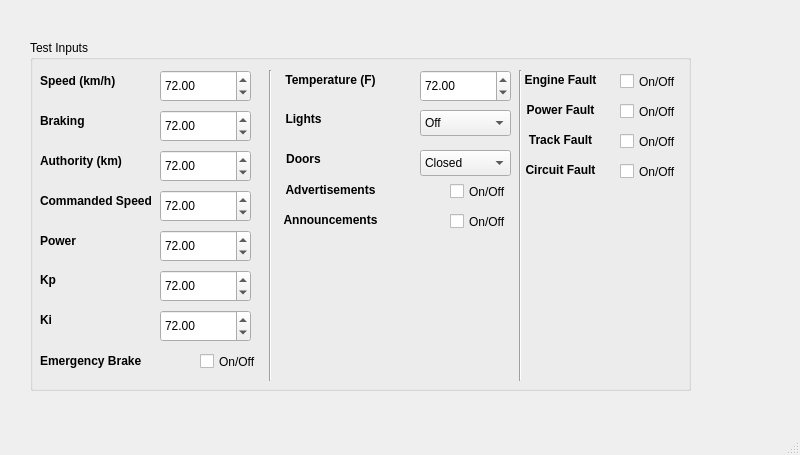
<?xml version="1.0" encoding="UTF-8"?>
<ui version="4.0">
 <class>Test_SecondWindow</class>
 <widget class="QMainWindow" name="Test_SecondWindow">
  <property name="geometry">
   <rect>
    <x>0</x>
    <y>0</y>
    <width>800</width>
    <height>455</height>
   </rect>
  </property>
  <property name="windowTitle">
   <string>MainWindow</string>
  </property>
  <widget class="QWidget" name="centralwidget">
   <widget class="QGroupBox" name="Manual_Frame_4">
    <property name="geometry">
     <rect>
      <x>30</x>
      <y>40</y>
      <width>661</width>
      <height>351</height>
     </rect>
    </property>
    <property name="title">
     <string>Test Inputs</string>
    </property>
    <widget class="QCheckBox" name="TestMode_Advertisements">
     <property name="geometry">
      <rect>
       <x>420</x>
       <y>140</y>
       <width>61</width>
       <height>23</height>
      </rect>
     </property>
     <property name="text">
      <string>On/Off</string>
     </property>
    </widget>
    <widget class="QLabel" name="label_42">
     <property name="geometry">
      <rect>
       <x>10</x>
       <y>60</y>
       <width>91</width>
       <height>41</height>
      </rect>
     </property>
     <property name="font">
      <font>
       <bold>true</bold>
      </font>
     </property>
     <property name="text">
      <string>Braking</string>
     </property>
    </widget>
    <widget class="QLabel" name="label_9">
     <property name="geometry">
      <rect>
       <x>240</x>
       <y>70</y>
       <width>67</width>
       <height>17</height>
      </rect>
     </property>
     <property name="font">
      <font>
       <bold>true</bold>
      </font>
     </property>
     <property name="text">
      <string>Lights</string>
     </property>
     <property name="alignment">
      <set>Qt::AlignCenter</set>
     </property>
    </widget>
    <widget class="QCheckBox" name="TestMode_Announcements">
     <property name="geometry">
      <rect>
       <x>420</x>
       <y>170</y>
       <width>61</width>
       <height>23</height>
      </rect>
     </property>
     <property name="text">
      <string>On/Off</string>
     </property>
    </widget>
    <widget class="QDoubleSpinBox" name="TestMode_Temperature">
     <property name="geometry">
      <rect>
       <x>390</x>
       <y>30</y>
       <width>91</width>
       <height>32</height>
      </rect>
     </property>
     <property name="minimum">
      <double>50.000000000000000</double>
     </property>
     <property name="maximum">
      <double>90.000000000000000</double>
     </property>
     <property name="value">
      <double>72.000000000000000</double>
     </property>
    </widget>
    <widget class="Line" name="line_7">
     <property name="geometry">
      <rect>
       <x>480</x>
       <y>30</y>
       <width>20</width>
       <height>311</height>
      </rect>
     </property>
     <property name="orientation">
      <enum>Qt::Vertical</enum>
     </property>
    </widget>
    <widget class="Line" name="line_8">
     <property name="geometry">
      <rect>
       <x>230</x>
       <y>30</y>
       <width>20</width>
       <height>311</height>
      </rect>
     </property>
     <property name="orientation">
      <enum>Qt::Vertical</enum>
     </property>
    </widget>
    <widget class="QComboBox" name="TestMode_Lights">
     <property name="geometry">
      <rect>
       <x>390</x>
       <y>70</y>
       <width>91</width>
       <height>26</height>
      </rect>
     </property>
     <item>
      <property name="text">
       <string>Off</string>
      </property>
     </item>
     <item>
      <property name="text">
       <string>Internal</string>
      </property>
     </item>
     <item>
      <property name="text">
       <string>External</string>
      </property>
     </item>
     <item>
      <property name="text">
       <string>Both</string>
      </property>
     </item>
    </widget>
    <widget class="QComboBox" name="TestMode_Doors">
     <property name="geometry">
      <rect>
       <x>390</x>
       <y>110</y>
       <width>91</width>
       <height>26</height>
      </rect>
     </property>
     <item>
      <property name="text">
       <string>Closed</string>
      </property>
     </item>
     <item>
      <property name="text">
       <string>Left</string>
      </property>
     </item>
     <item>
      <property name="text">
       <string>Right</string>
      </property>
     </item>
     <item>
      <property name="text">
       <string>Both</string>
      </property>
     </item>
    </widget>
    <widget class="QLabel" name="label_10">
     <property name="geometry">
      <rect>
       <x>240</x>
       <y>110</y>
       <width>67</width>
       <height>17</height>
      </rect>
     </property>
     <property name="font">
      <font>
       <bold>true</bold>
      </font>
     </property>
     <property name="text">
      <string>Doors</string>
     </property>
     <property name="alignment">
      <set>Qt::AlignCenter</set>
     </property>
    </widget>
    <widget class="QLabel" name="label_43">
     <property name="geometry">
      <rect>
       <x>240</x>
       <y>170</y>
       <width>121</width>
       <height>20</height>
      </rect>
     </property>
     <property name="font">
      <font>
       <bold>true</bold>
      </font>
     </property>
     <property name="text">
      <string>Announcements</string>
     </property>
     <property name="alignment">
      <set>Qt::AlignCenter</set>
     </property>
    </widget>
    <widget class="QLabel" name="label_44">
     <property name="geometry">
      <rect>
       <x>10</x>
       <y>20</y>
       <width>91</width>
       <height>41</height>
      </rect>
     </property>
     <property name="font">
      <font>
       <bold>true</bold>
      </font>
     </property>
     <property name="text">
      <string>Speed (km/h)</string>
     </property>
    </widget>
    <widget class="QLabel" name="label_45">
     <property name="geometry">
      <rect>
       <x>240</x>
       <y>140</y>
       <width>121</width>
       <height>20</height>
      </rect>
     </property>
     <property name="font">
      <font>
       <bold>true</bold>
      </font>
     </property>
     <property name="text">
      <string>Advertisements</string>
     </property>
     <property name="alignment">
      <set>Qt::AlignCenter</set>
     </property>
    </widget>
    <widget class="QDoubleSpinBox" name="TestMode_Speed">
     <property name="geometry">
      <rect>
       <x>130</x>
       <y>30</y>
       <width>91</width>
       <height>32</height>
      </rect>
     </property>
     <property name="minimum">
      <double>50.000000000000000</double>
     </property>
     <property name="maximum">
      <double>90.000000000000000</double>
     </property>
     <property name="value">
      <double>72.000000000000000</double>
     </property>
    </widget>
    <widget class="QDoubleSpinBox" name="TestMode_Braking">
     <property name="geometry">
      <rect>
       <x>130</x>
       <y>70</y>
       <width>91</width>
       <height>32</height>
      </rect>
     </property>
     <property name="minimum">
      <double>50.000000000000000</double>
     </property>
     <property name="maximum">
      <double>90.000000000000000</double>
     </property>
     <property name="value">
      <double>72.000000000000000</double>
     </property>
    </widget>
    <widget class="QLabel" name="label_46">
     <property name="geometry">
      <rect>
       <x>10</x>
       <y>300</y>
       <width>101</width>
       <height>41</height>
      </rect>
     </property>
     <property name="font">
      <font>
       <bold>true</bold>
      </font>
     </property>
     <property name="text">
      <string>Emergency Brake</string>
     </property>
    </widget>
    <widget class="QCheckBox" name="TestMode_EmergencyBrake">
     <property name="geometry">
      <rect>
       <x>170</x>
       <y>310</y>
       <width>61</width>
       <height>23</height>
      </rect>
     </property>
     <property name="text">
      <string>On/Off</string>
     </property>
    </widget>
    <widget class="QLabel" name="label_47">
     <property name="geometry">
      <rect>
       <x>10</x>
       <y>100</y>
       <width>91</width>
       <height>41</height>
      </rect>
     </property>
     <property name="font">
      <font>
       <bold>true</bold>
      </font>
     </property>
     <property name="text">
      <string>Authority (km)</string>
     </property>
    </widget>
    <widget class="QDoubleSpinBox" name="TestMode_Authority">
     <property name="geometry">
      <rect>
       <x>130</x>
       <y>110</y>
       <width>91</width>
       <height>32</height>
      </rect>
     </property>
     <property name="minimum">
      <double>50.000000000000000</double>
     </property>
     <property name="maximum">
      <double>90.000000000000000</double>
     </property>
     <property name="value">
      <double>72.000000000000000</double>
     </property>
    </widget>
    <widget class="QLabel" name="label_48">
     <property name="geometry">
      <rect>
       <x>10</x>
       <y>140</y>
       <width>111</width>
       <height>41</height>
      </rect>
     </property>
     <property name="font">
      <font>
       <bold>true</bold>
      </font>
     </property>
     <property name="text">
      <string>Commanded Speed</string>
     </property>
    </widget>
    <widget class="QDoubleSpinBox" name="TestMode_CommandedSpeed">
     <property name="geometry">
      <rect>
       <x>130</x>
       <y>150</y>
       <width>91</width>
       <height>32</height>
      </rect>
     </property>
     <property name="minimum">
      <double>50.000000000000000</double>
     </property>
     <property name="maximum">
      <double>90.000000000000000</double>
     </property>
     <property name="value">
      <double>72.000000000000000</double>
     </property>
    </widget>
    <widget class="QLabel" name="label_49">
     <property name="geometry">
      <rect>
       <x>240</x>
       <y>30</y>
       <width>121</width>
       <height>20</height>
      </rect>
     </property>
     <property name="font">
      <font>
       <bold>true</bold>
      </font>
     </property>
     <property name="text">
      <string>Temperature (F)</string>
     </property>
     <property name="alignment">
      <set>Qt::AlignCenter</set>
     </property>
    </widget>
    <widget class="QLabel" name="label_50">
     <property name="geometry">
      <rect>
       <x>490</x>
       <y>30</y>
       <width>81</width>
       <height>20</height>
      </rect>
     </property>
     <property name="font">
      <font>
       <bold>true</bold>
      </font>
     </property>
     <property name="text">
      <string>Engine Fault</string>
     </property>
     <property name="alignment">
      <set>Qt::AlignCenter</set>
     </property>
    </widget>
    <widget class="QLabel" name="label_51">
     <property name="geometry">
      <rect>
       <x>490</x>
       <y>60</y>
       <width>81</width>
       <height>20</height>
      </rect>
     </property>
     <property name="font">
      <font>
       <bold>true</bold>
      </font>
     </property>
     <property name="text">
      <string>Power Fault</string>
     </property>
     <property name="alignment">
      <set>Qt::AlignCenter</set>
     </property>
    </widget>
    <widget class="QLabel" name="label_52">
     <property name="geometry">
      <rect>
       <x>490</x>
       <y>90</y>
       <width>81</width>
       <height>20</height>
      </rect>
     </property>
     <property name="font">
      <font>
       <bold>true</bold>
      </font>
     </property>
     <property name="text">
      <string>Track Fault</string>
     </property>
     <property name="alignment">
      <set>Qt::AlignCenter</set>
     </property>
    </widget>
    <widget class="QLabel" name="label_53">
     <property name="geometry">
      <rect>
       <x>490</x>
       <y>120</y>
       <width>81</width>
       <height>20</height>
      </rect>
     </property>
     <property name="font">
      <font>
       <bold>true</bold>
      </font>
     </property>
     <property name="text">
      <string>Circuit Fault</string>
     </property>
     <property name="alignment">
      <set>Qt::AlignCenter</set>
     </property>
    </widget>
    <widget class="QCheckBox" name="TestMode_EngineFault">
     <property name="geometry">
      <rect>
       <x>590</x>
       <y>30</y>
       <width>61</width>
       <height>23</height>
      </rect>
     </property>
     <property name="text">
      <string>On/Off</string>
     </property>
    </widget>
    <widget class="QCheckBox" name="TestMode_PowerFault">
     <property name="geometry">
      <rect>
       <x>590</x>
       <y>60</y>
       <width>61</width>
       <height>23</height>
      </rect>
     </property>
     <property name="text">
      <string>On/Off</string>
     </property>
    </widget>
    <widget class="QCheckBox" name="TestMode_TrackFault">
     <property name="geometry">
      <rect>
       <x>590</x>
       <y>90</y>
       <width>61</width>
       <height>23</height>
      </rect>
     </property>
     <property name="text">
      <string>On/Off</string>
     </property>
    </widget>
    <widget class="QCheckBox" name="TestMode_CircuitFault">
     <property name="geometry">
      <rect>
       <x>590</x>
       <y>120</y>
       <width>61</width>
       <height>23</height>
      </rect>
     </property>
     <property name="text">
      <string>On/Off</string>
     </property>
    </widget>
    <widget class="QLabel" name="label_33">
     <property name="geometry">
      <rect>
       <x>10</x>
       <y>270</y>
       <width>63</width>
       <height>20</height>
      </rect>
     </property>
     <property name="font">
      <font>
       <bold>true</bold>
      </font>
     </property>
     <property name="text">
      <string>Ki</string>
     </property>
    </widget>
    <widget class="QDoubleSpinBox" name="TestEngineerMode_setKp">
     <property name="geometry">
      <rect>
       <x>130</x>
       <y>230</y>
       <width>91</width>
       <height>32</height>
      </rect>
     </property>
     <property name="minimum">
      <double>50.000000000000000</double>
     </property>
     <property name="maximum">
      <double>90.000000000000000</double>
     </property>
     <property name="value">
      <double>72.000000000000000</double>
     </property>
    </widget>
    <widget class="QDoubleSpinBox" name="TestEngineerMode_setKi">
     <property name="geometry">
      <rect>
       <x>130</x>
       <y>270</y>
       <width>91</width>
       <height>32</height>
      </rect>
     </property>
     <property name="minimum">
      <double>50.000000000000000</double>
     </property>
     <property name="maximum">
      <double>90.000000000000000</double>
     </property>
     <property name="value">
      <double>72.000000000000000</double>
     </property>
    </widget>
    <widget class="QLabel" name="label">
     <property name="geometry">
      <rect>
       <x>10</x>
       <y>230</y>
       <width>63</width>
       <height>20</height>
      </rect>
     </property>
     <property name="font">
      <font>
       <bold>true</bold>
      </font>
     </property>
     <property name="text">
      <string>Kp</string>
     </property>
    </widget>
    <widget class="QLabel" name="label_54">
     <property name="geometry">
      <rect>
       <x>10</x>
       <y>180</y>
       <width>101</width>
       <height>41</height>
      </rect>
     </property>
     <property name="font">
      <font>
       <bold>true</bold>
      </font>
     </property>
     <property name="text">
      <string>Power</string>
     </property>
    </widget>
    <widget class="QDoubleSpinBox" name="TestEngineerMode_setKp_2">
     <property name="geometry">
      <rect>
       <x>130</x>
       <y>190</y>
       <width>91</width>
       <height>32</height>
      </rect>
     </property>
     <property name="minimum">
      <double>50.000000000000000</double>
     </property>
     <property name="maximum">
      <double>90.000000000000000</double>
     </property>
     <property name="value">
      <double>72.000000000000000</double>
     </property>
    </widget>
   </widget>
  </widget>
  <widget class="QMenuBar" name="menubar">
   <property name="geometry">
    <rect>
     <x>0</x>
     <y>0</y>
     <width>800</width>
     <height>22</height>
    </rect>
   </property>
  </widget>
  <widget class="QStatusBar" name="statusbar"/>
 </widget>
 <resources/>
 <connections/>
</ui>
